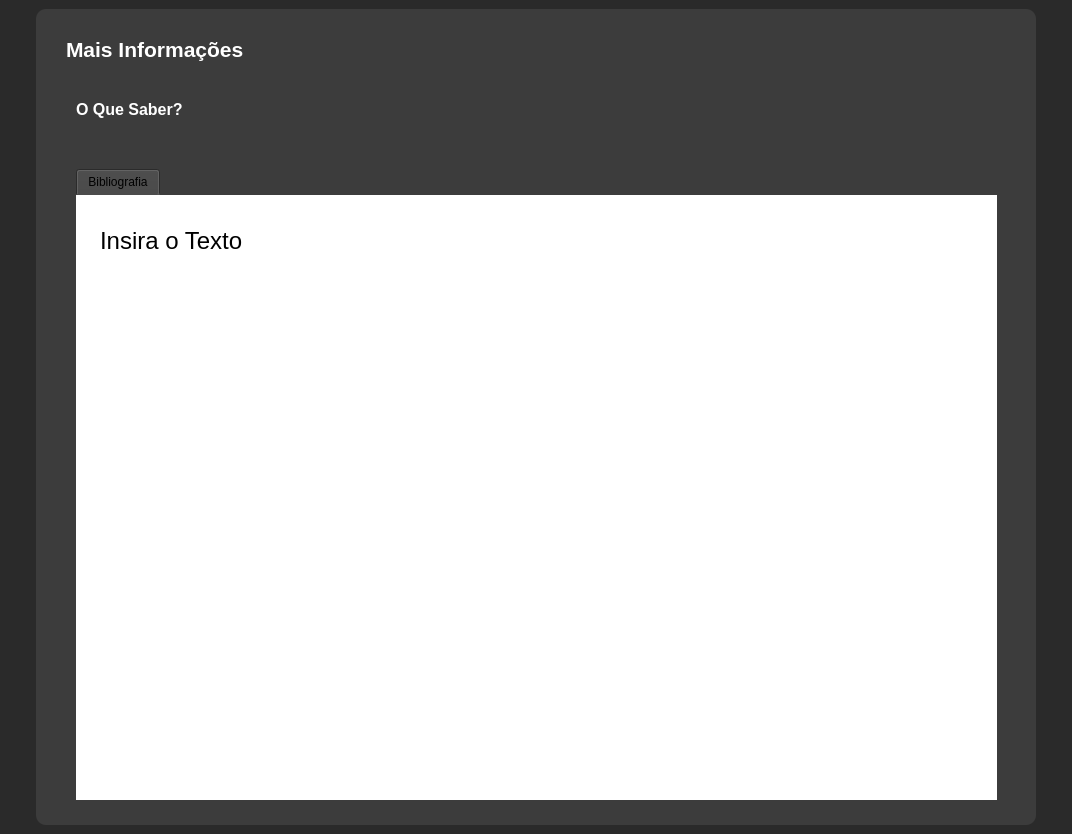
<?xml version="1.0" encoding="UTF-8"?>
<ui version="4.0">
 <class>MainWindow_Tela_base</class>
 <widget class="QMainWindow" name="MainWindow_Tela_base">
  <property name="geometry">
   <rect>
    <x>0</x>
    <y>0</y>
    <width>1072</width>
    <height>834</height>
   </rect>
  </property>
  <property name="minimumSize">
   <size>
    <width>500</width>
    <height>700</height>
   </size>
  </property>
  <property name="windowTitle">
   <string>Tela_base</string>
  </property>
  <property name="styleSheet">
   <string notr="true">background-color: rgb(42, 42, 42);</string>
  </property>
  <widget class="QWidget" name="centralwidget_Tela_base">
   <layout class="QVBoxLayout" name="verticalLayout">
    <property name="spacing">
     <number>0</number>
    </property>
    <property name="leftMargin">
     <number>0</number>
    </property>
    <property name="topMargin">
     <number>0</number>
    </property>
    <property name="rightMargin">
     <number>0</number>
    </property>
    <property name="bottomMargin">
     <number>0</number>
    </property>
    <item>
     <widget class="QFrame" name="conteudo_Tela_base">
      <property name="font">
       <font>
        <pointsize>11</pointsize>
       </font>
      </property>
      <property name="styleSheet">
       <string notr="true">background-color: rgb(42, 42, 42);</string>
      </property>
      <property name="frameShape">
       <enum>QFrame::NoFrame</enum>
      </property>
      <property name="frameShadow">
       <enum>QFrame::Raised</enum>
      </property>
      <layout class="QHBoxLayout" name="horizontalLayout">
       <item>
        <widget class="QFrame" name="Tela_Base">
         <property name="maximumSize">
          <size>
           <width>1000</width>
           <height>1000</height>
          </size>
         </property>
         <property name="styleSheet">
          <string notr="true">background-color: rgb(60, 60, 60);
border-radius: 10px;</string>
         </property>
         <property name="frameShape">
          <enum>QFrame::NoFrame</enum>
         </property>
         <property name="frameShadow">
          <enum>QFrame::Raised</enum>
         </property>
         <widget class="QLabel" name="label">
          <property name="geometry">
           <rect>
            <x>30</x>
            <y>20</y>
            <width>591</width>
            <height>41</height>
           </rect>
          </property>
          <property name="palette">
           <palette>
            <active>
             <colorrole role="WindowText">
              <brush brushstyle="SolidPattern">
               <color alpha="255">
                <red>255</red>
                <green>255</green>
                <blue>255</blue>
               </color>
              </brush>
             </colorrole>
             <colorrole role="Button">
              <brush brushstyle="SolidPattern">
               <color alpha="255">
                <red>60</red>
                <green>60</green>
                <blue>60</blue>
               </color>
              </brush>
             </colorrole>
             <colorrole role="Base">
              <brush brushstyle="SolidPattern">
               <color alpha="255">
                <red>60</red>
                <green>60</green>
                <blue>60</blue>
               </color>
              </brush>
             </colorrole>
             <colorrole role="Window">
              <brush brushstyle="SolidPattern">
               <color alpha="255">
                <red>60</red>
                <green>60</green>
                <blue>60</blue>
               </color>
              </brush>
             </colorrole>
            </active>
            <inactive>
             <colorrole role="WindowText">
              <brush brushstyle="SolidPattern">
               <color alpha="255">
                <red>255</red>
                <green>255</green>
                <blue>255</blue>
               </color>
              </brush>
             </colorrole>
             <colorrole role="Button">
              <brush brushstyle="SolidPattern">
               <color alpha="255">
                <red>60</red>
                <green>60</green>
                <blue>60</blue>
               </color>
              </brush>
             </colorrole>
             <colorrole role="Base">
              <brush brushstyle="SolidPattern">
               <color alpha="255">
                <red>60</red>
                <green>60</green>
                <blue>60</blue>
               </color>
              </brush>
             </colorrole>
             <colorrole role="Window">
              <brush brushstyle="SolidPattern">
               <color alpha="255">
                <red>60</red>
                <green>60</green>
                <blue>60</blue>
               </color>
              </brush>
             </colorrole>
            </inactive>
            <disabled>
             <colorrole role="WindowText">
              <brush brushstyle="SolidPattern">
               <color alpha="255">
                <red>120</red>
                <green>120</green>
                <blue>120</blue>
               </color>
              </brush>
             </colorrole>
             <colorrole role="Button">
              <brush brushstyle="SolidPattern">
               <color alpha="255">
                <red>60</red>
                <green>60</green>
                <blue>60</blue>
               </color>
              </brush>
             </colorrole>
             <colorrole role="Base">
              <brush brushstyle="SolidPattern">
               <color alpha="255">
                <red>60</red>
                <green>60</green>
                <blue>60</blue>
               </color>
              </brush>
             </colorrole>
             <colorrole role="Window">
              <brush brushstyle="SolidPattern">
               <color alpha="255">
                <red>60</red>
                <green>60</green>
                <blue>60</blue>
               </color>
              </brush>
             </colorrole>
            </disabled>
           </palette>
          </property>
          <property name="font">
           <font>
            <family>Segoe UI</family>
            <pointsize>16</pointsize>
            <weight>75</weight>
            <bold>true</bold>
           </font>
          </property>
          <property name="text">
           <string>Mais Informações</string>
          </property>
         </widget>
         <widget class="QLabel" name="label_2">
          <property name="geometry">
           <rect>
            <x>40</x>
            <y>90</y>
            <width>161</width>
            <height>21</height>
           </rect>
          </property>
          <property name="palette">
           <palette>
            <active>
             <colorrole role="WindowText">
              <brush brushstyle="SolidPattern">
               <color alpha="255">
                <red>255</red>
                <green>255</green>
                <blue>255</blue>
               </color>
              </brush>
             </colorrole>
             <colorrole role="Button">
              <brush brushstyle="SolidPattern">
               <color alpha="255">
                <red>60</red>
                <green>60</green>
                <blue>60</blue>
               </color>
              </brush>
             </colorrole>
             <colorrole role="Base">
              <brush brushstyle="SolidPattern">
               <color alpha="255">
                <red>60</red>
                <green>60</green>
                <blue>60</blue>
               </color>
              </brush>
             </colorrole>
             <colorrole role="Window">
              <brush brushstyle="SolidPattern">
               <color alpha="255">
                <red>60</red>
                <green>60</green>
                <blue>60</blue>
               </color>
              </brush>
             </colorrole>
            </active>
            <inactive>
             <colorrole role="WindowText">
              <brush brushstyle="SolidPattern">
               <color alpha="255">
                <red>255</red>
                <green>255</green>
                <blue>255</blue>
               </color>
              </brush>
             </colorrole>
             <colorrole role="Button">
              <brush brushstyle="SolidPattern">
               <color alpha="255">
                <red>60</red>
                <green>60</green>
                <blue>60</blue>
               </color>
              </brush>
             </colorrole>
             <colorrole role="Base">
              <brush brushstyle="SolidPattern">
               <color alpha="255">
                <red>60</red>
                <green>60</green>
                <blue>60</blue>
               </color>
              </brush>
             </colorrole>
             <colorrole role="Window">
              <brush brushstyle="SolidPattern">
               <color alpha="255">
                <red>60</red>
                <green>60</green>
                <blue>60</blue>
               </color>
              </brush>
             </colorrole>
            </inactive>
            <disabled>
             <colorrole role="WindowText">
              <brush brushstyle="SolidPattern">
               <color alpha="255">
                <red>120</red>
                <green>120</green>
                <blue>120</blue>
               </color>
              </brush>
             </colorrole>
             <colorrole role="Button">
              <brush brushstyle="SolidPattern">
               <color alpha="255">
                <red>60</red>
                <green>60</green>
                <blue>60</blue>
               </color>
              </brush>
             </colorrole>
             <colorrole role="Base">
              <brush brushstyle="SolidPattern">
               <color alpha="255">
                <red>60</red>
                <green>60</green>
                <blue>60</blue>
               </color>
              </brush>
             </colorrole>
             <colorrole role="Window">
              <brush brushstyle="SolidPattern">
               <color alpha="255">
                <red>60</red>
                <green>60</green>
                <blue>60</blue>
               </color>
              </brush>
             </colorrole>
            </disabled>
           </palette>
          </property>
          <property name="font">
           <font>
            <family>Segoe UI</family>
            <pointsize>12</pointsize>
            <weight>75</weight>
            <bold>true</bold>
           </font>
          </property>
          <property name="text">
           <string>O Que Saber?</string>
          </property>
         </widget>
         <widget class="QTabWidget" name="tabWidget">
          <property name="geometry">
           <rect>
            <x>40</x>
            <y>160</y>
            <width>921</width>
            <height>631</height>
           </rect>
          </property>
          <property name="styleSheet">
           <string notr="true"/>
          </property>
          <property name="currentIndex">
           <number>0</number>
          </property>
          <widget class="QWidget" name="tab1">
           <attribute name="title">
            <string>Bibliografia</string>
           </attribute>
           <widget class="QTextBrowser" name="textBrowser_3">
            <property name="geometry">
             <rect>
              <x>0</x>
              <y>-10</y>
              <width>921</width>
              <height>641</height>
             </rect>
            </property>
            <property name="font">
             <font>
              <family>Segoe UI</family>
              <pointsize>40</pointsize>
              <weight>50</weight>
              <bold>false</bold>
             </font>
            </property>
            <property name="styleSheet">
             <string notr="true">background-color: white;
padding-left: 20px; padding-right: 40px; padding-top: 40 px; padding-bottom: 20px;
font-size: 40pt</string>
            </property>
            <property name="sizeAdjustPolicy">
             <enum>QAbstractScrollArea::AdjustToContents</enum>
            </property>
            <property name="html">
             <string>&lt;!DOCTYPE HTML PUBLIC &quot;-//W3C//DTD HTML 4.0//EN&quot; &quot;http://www.w3.org/TR/REC-html40/strict.dtd&quot;&gt;
&lt;html&gt;&lt;head&gt;&lt;meta name=&quot;qrichtext&quot; content=&quot;1&quot; /&gt;&lt;style type=&quot;text/css&quot;&gt;
p, li { white-space: pre-wrap; }
&lt;/style&gt;&lt;/head&gt;&lt;body style=&quot; font-family:'Segoe UI'; font-size:40pt; font-weight:400; font-style:normal;&quot;&gt;
&lt;p style=&quot; margin-top:0px; margin-bottom:0px; margin-left:0px; margin-right:0px; -qt-block-indent:0; text-indent:0px;&quot;&gt;&lt;span style=&quot; font-size:28pt; vertical-align:super;&quot;&gt;Insira o Texto&lt;/span&gt;&lt;/p&gt;&lt;/body&gt;&lt;/html&gt;</string>
            </property>
           </widget>
          </widget>
         </widget>
        </widget>
       </item>
      </layout>
     </widget>
    </item>
   </layout>
  </widget>
 </widget>
 <resources/>
 <connections/>
</ui>
